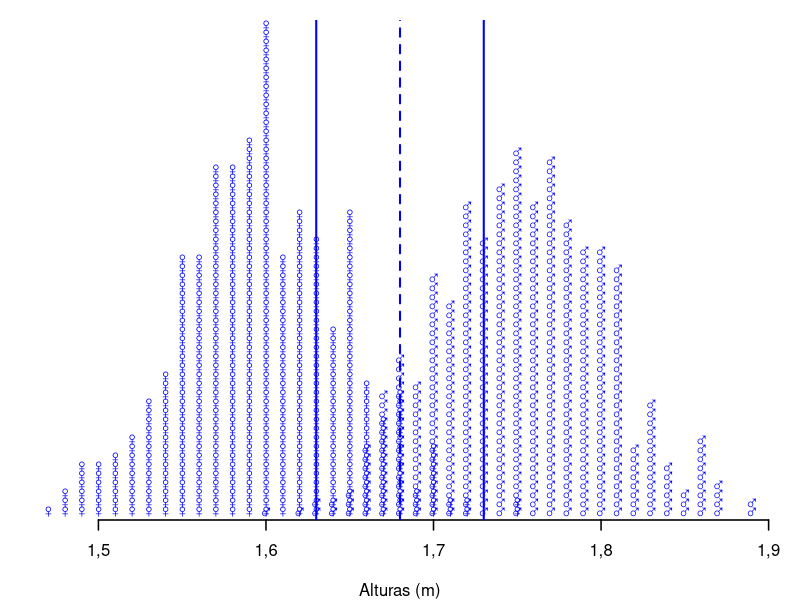
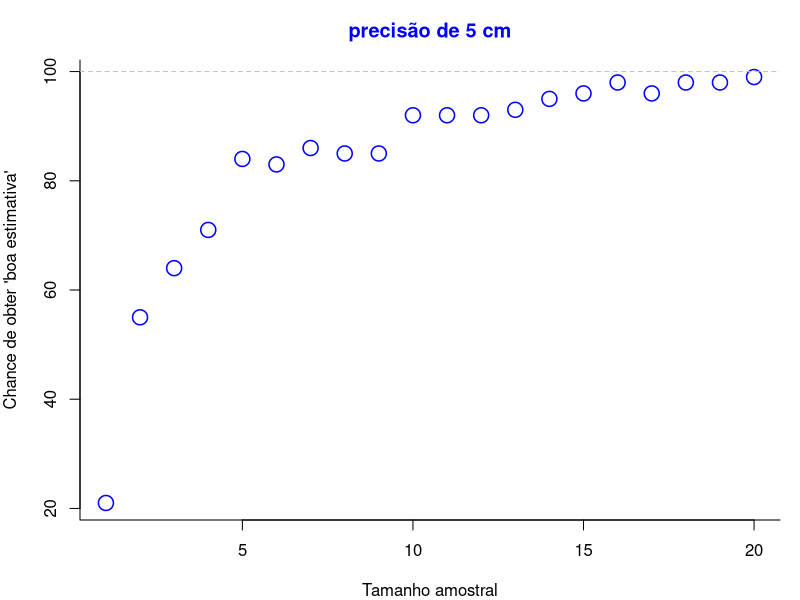
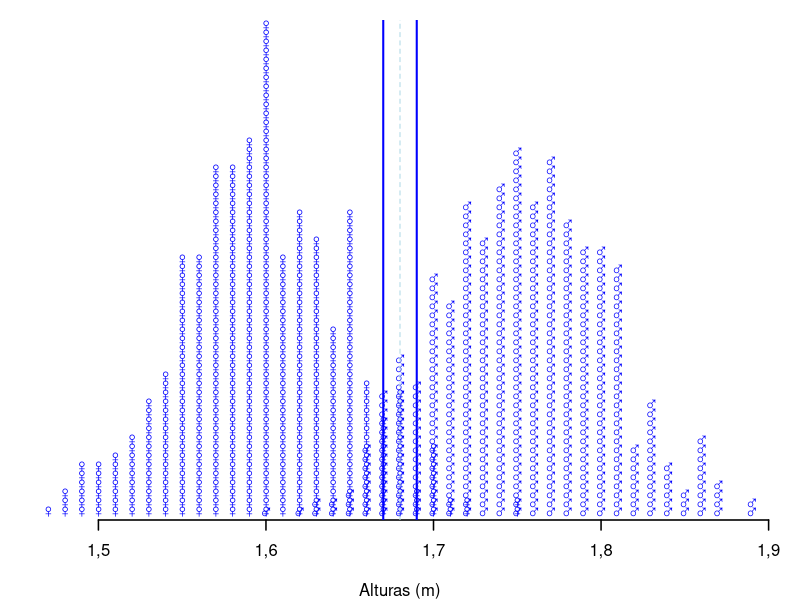
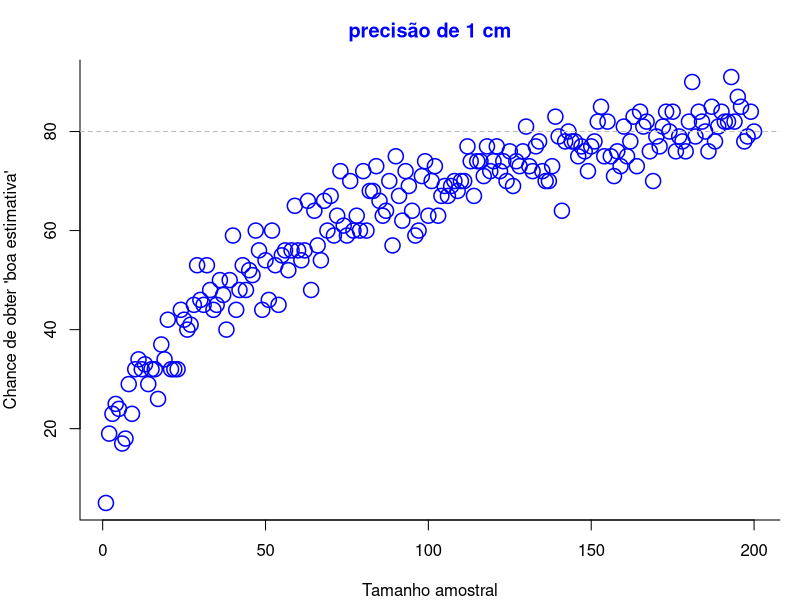
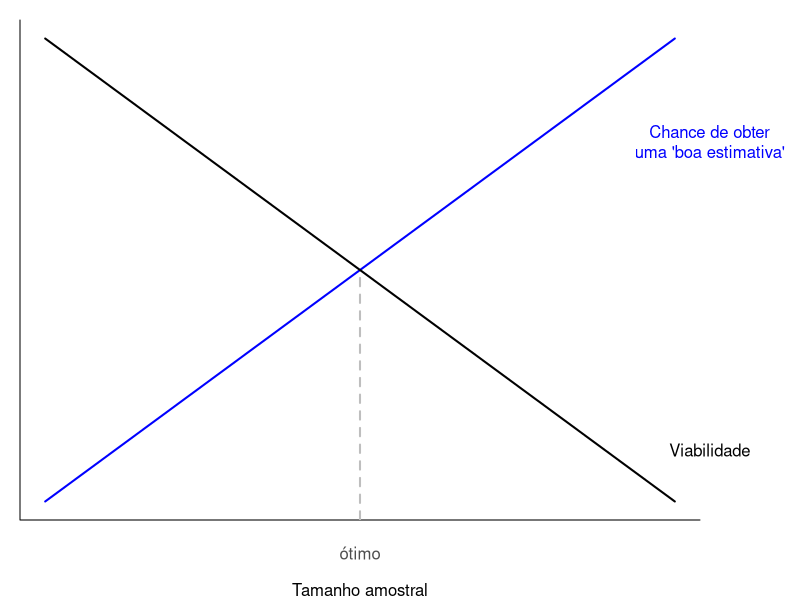
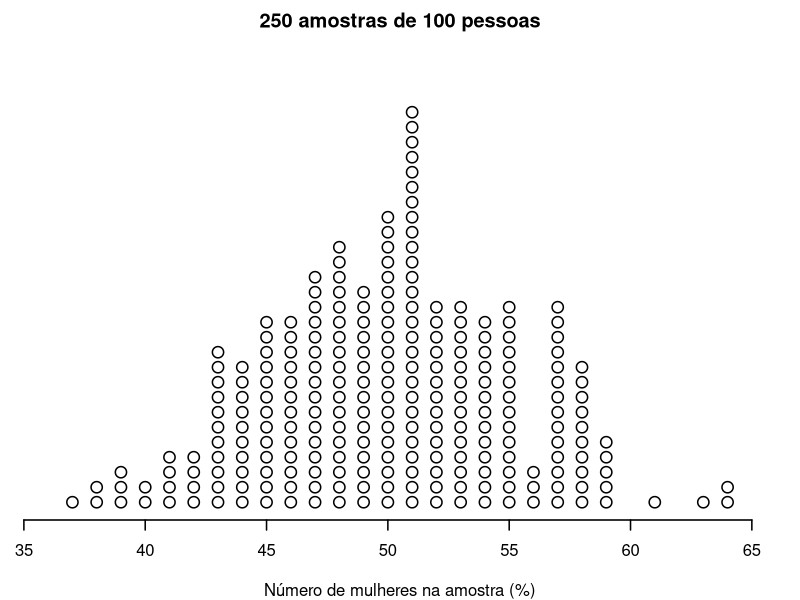
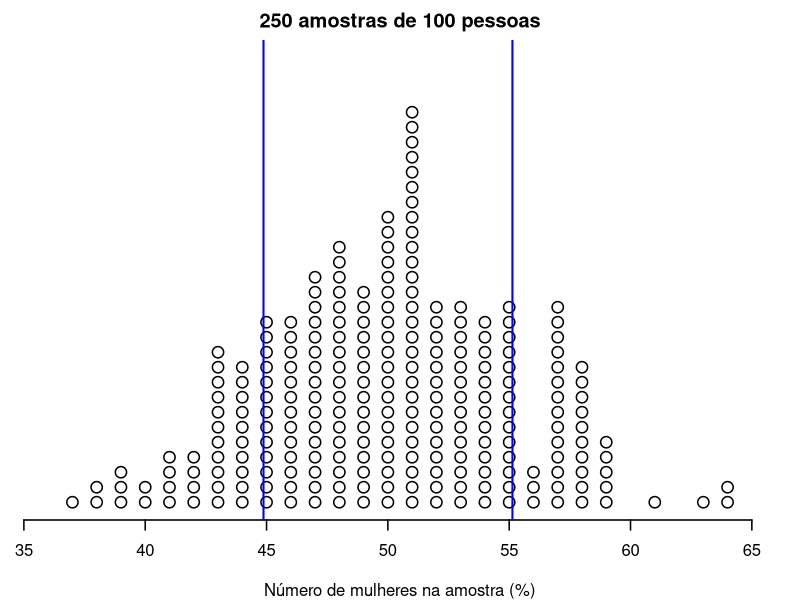
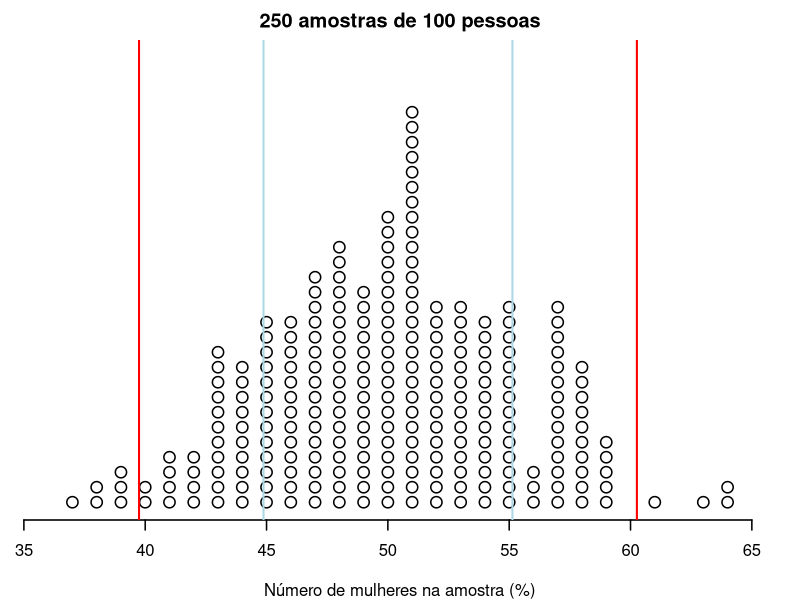

Source code (R) for these figures, in order:
# Header----
# Grupo de Estudos sobre Atividades Acadêmicas - GESAA
# Universidade Federal da Grande Dourados
# Suporte ao texto 
# Estatísticas bem-vindas, outras nem tanto!
# Josué Raizer, professor da Faculdade de Ciências Biológicas e Ambientais

## Preparação
options(OutDec = ",") #vírgula como separador decimal nos resultados

## Simulação de alturas de 500 homens e 500 mulheres----
set.seed(7) #semente randômica para obter o mesmo resultado nas aleatorizações

### Alturas simuladas para homens----
### Amostra (pseudo)aleatória de 500 valores a partir de uma 
### distribuição normal com média 1,75 e desvio padrão 0,05:
(alturas_h <- round(rnorm(500, 1.75, 0.05), 2))


### Alturas simuladas para mulheres----
### Amostra (pseudo)aleatória de 500 valores a partir de uma 
### distribuição normal com média 1,6 e desvio padrão 0,05:
(alturas_m <- round(rnorm(500, 1.6, 0.05), 2)) 

### juntando as alturas:
alturas <- c(alturas_h, alturas_m) #todas alturas
round(summary(alturas), 2) #resumo estatístico

### Figura PNG da distribuição das 1000 alturas simuladas----
png("alturas_mil.png", width = 20, height = 15, units = "cm", res = 300)
par(mar = c(4, 1, 1, 1))
stripchart(alturas_h, 
           method = "stack",
           offset = 0.5,
           at = -.045,
           frame.plot = F,
           xpd = T,
           xlim = c(min(alturas), max(alturas)),
           xlab = "Alturas (m)",
           pch = -0x2642L,
           lwd = 1.5,
           cex = .9,
           col = "blue") 
stripchart(alturas_m, 
           method = "stack", 
           offset = 0.5,
           at = -.045,
           pch = -0x2640L,
           frame.plot = F,
           xpd = T,
           add = T,
           lwd = 1.5,
           cex = .9, 
           col = "blue") 
abline(v = c(1.63, 1.73), col = "blue", lwd = 2)
abline(v = 1.68, col = "blue", lty = 2, lwd = 2)
dev.off()



# Considerando-se uma precisão de 5 cm para as estimativas de altura, a chance 
# de uma pessoa ter altura entre 1,63 m e 1,73 m, ou seja, 5 cm ao redor da média 
# de 1,68 m na população de 1000 funcionários, é de aproximadamente 25% (nesta 
# simulação 256 em 1000). 
length(which(alturas > 1.63 & alturas < 1.73)) # frequência absoluta
length(which(alturas > 1.63 & alturas < 1.73))/10 # porcentagem

# Isso significa que uma amostra de uma pessoa tem uma chance aproximada de 25 % 
# de 'estimar bem' (precisão: 5 cm) a altura média na população de 
# 1000 funcionários.

### Função simples para extrair o número de observações dessa distribuição entre
### 1,63 m e 1,73 m
tam_amo <- function(dados, rep, n){
  for(i in 1:n){
    x <- replicate(rep, mean(sample(dados, i)))
  }
  length(which(x > 1.63 & x < 1.73))
  }

y <- numeric()
for(i in 1:20){
  y[i] <- tam_amo(alturas, 100, i)
}


### Figura PNG representatividade pelo tamanho amostral----
png("tam_amo.png", width = 17, height = 15, units = "cm", res = 300)
par(mar = c(4, 4, 3, 1))
plot(y, 
     xlab = "Tamanho amostral", 
     ylab = "Chance de obter 'boa estimativa'", 
     bty = "l",
     main = "precisão de 5 cm",
     col = "blue",
     cex = 2,
     lwd = 1.5,
     col.main = "blue")
abline(h = 100, col = "gray", lty = 2)
dev.off()


## Aumentando a precisão (estreitando o intervalo)----
length(which(alturas >= 1.67 & alturas <= 1.69)) # frequência absoluta
length(which(alturas >= 1.67 & alturas <= 1.69))/10 # porcentagem

png("alturas_mil2.png", width = 20, height = 15, units = "cm", res = 300)
par(mar = c(4, 1, 1, 1))
stripchart(alturas_h, 
           method = "stack",
           offset = 0.5,
           at = -.045,
           frame.plot = F,
           xpd = T,
           xlim = c(min(alturas), max(alturas)),
           xlab = "Alturas (m)",
           pch = -0x2642L,
           lwd = 1.5,
           cex = .9,
           col = "blue") 
stripchart(alturas_m, 
           method = "stack", 
           offset = 0.5,
           at = -.045,
           pch = -0x2640L,
           frame.plot = F,
           xpd = T,
           add = T,
           lwd = 1.5,
           cex = .9, 
           col = "blue") 
abline(v = c(1.67, 1.69), col = "blue", lwd = 2)
abline(v = 1.68, col = "lightblue", lty = 2)
dev.off()


### Função simples para extrair o número de observações dessa distribuição entre
### 1,67 m e 1,69 m
tam_amo2 <- function(n){
  for(i in 1:n){
    x <- replicate(100, mean(sample(alturas, i)))
  }
  length(which(x >= 1.67 & x <= 1.69))
}

y2 <- numeric()
for(i in 1:200){
  y2[i] <- tam_amo2(i)
}


### Figuras PNG representatividade maior precisão----
png("tam_amo2.png", width = 17, height = 15, units = "cm", res = 300)
par(mar = c(4, 4, 3, 1))
plot(y2, 
     xlab = "Tamanho amostral", 
     ylab = "Chance de obter 'boa estimativa'", 
     bty = "l",
     main = "precisão de 1 cm",
     col = "blue",
     cex = 2,
     lwd = 1.5,
     col.main = "blue")
abline(h = 80, col = "gray", lty = 2)
dev.off()

png("tam_amo3.png", width = 17, height = 15, units = "cm", res = 300)
par(mar = c(4, 1, 1, 5))
plot(1:10,
     type = "l",
     xaxt = "n",
     yaxt = "n",
     xlab = "Tamanho amostral",
     ylab = NA,
     bty = "l",
     lwd = 2,
     col = "blue")
text(10.5, 8, "Chance de obter\numa 'boa estimativa'", 
       col = "blue", 
       xpd = T)
lines(10:1,
      lwd = 2)
text(10.5, 2, "Viabilidade", 
     xpd = T)
segments(mean(1:10), 0, mean(1:10), mean(1:10), lty = 2, col = "gray", lwd = 2)
text(mean(1:10), 0, "ótimo", col = "gray30", xpd = T)
dev.off()

set.seed(7)
sex_amo <- replicate(250, 
                     length(which(sample(rep(c("mulheres", "homens"), 
                                             each = 500), 100) == "mulheres")))
png("sex_amo.png",  width = 17, height = 15, units = "cm", res = 300)
par(mar = c(4, 1, 2, 1))
stripchart(sex_amo, 
           method = "stack",
           offset = 0.5,
           at = 0,
           frame.plot = F,
           xpd = T,
           xlim = c(floor(min(sex_amo)) - 1, ceiling(max(sex_amo)) + 1),
           xlab = "Número de mulheres na amostra (%)",
           main = "250 amostras de 100 pessoas",
           pch = 21,
           lwd = 1.5,
           cex = 1.5) 
dev.off()

png("sex_amo_ep1.png",  width = 17, height = 15, units = "cm", res = 300)
par(mar = c(4, 1, 2, 1))
stripchart(sex_amo, 
           method = "stack",
           offset = 0.5,
           at = 0,
           frame.plot = F,
           xpd = T,
           xlim = c(floor(min(sex_amo)) - 1, ceiling(max(sex_amo)) + 1),
           xlab = "Número de mulheres na amostra (%)",
           main = "250 amostras de 100 pessoas",
           pch = 21,
           lwd = 1.5,
           cex = 1.5) 
abline(v = c(mean(sex_amo) - sd(sex_amo), 
             mean(sex_amo) + sd(sex_amo)), col = "blue", lwd = 2)
dev.off()

png("sex_amo_ep2.png",  width = 17, height = 15, units = "cm", res = 300)
par(mar = c(4, 1, 2, 1))
stripchart(sex_amo, 
           method = "stack",
           offset = 0.5,
           at = 0,
           frame.plot = F,
           xpd = T,
           xlim = c(floor(min(sex_amo)) - 1, ceiling(max(sex_amo)) + 1),
           xlab = "Número de mulheres na amostra (%)",
           main = "250 amostras de 100 pessoas",
           pch = 21,
           lwd = 1.5,
           cex = 1.5) 
abline(v = c(mean(sex_amo) - sd(sex_amo), 
             mean(sex_amo) + sd(sex_amo)), col = "lightblue", lwd = 2)
abline(v = c(mean(sex_amo) - 2 * sd(sex_amo), 
             mean(sex_amo) + 2 * sd(sex_amo)), col = "red", lwd = 2)
dev.off()

summary(sex_amo)
length(which(sex_amo > (mean(sex_amo) - sd(sex_amo)) & 
               sex_amo < (mean(sex_amo) + sd(sex_amo)))) 
174/250
length(which(sex_amo > (mean(sex_amo) - 2 * sd(sex_amo)) & 
               sex_amo < (mean(sex_amo) + 2 * sd(sex_amo)))) 
242/250

set.seed(7)
sex_amo2 <- replicate(2500, 
                     length(which(sample(rep(c("mulheres", "homens"), 
                                             each = 500), 500) == "mulheres")))


png("sex_amo2.png",  width = 17, height = 15, units = "cm", res = 300)
par(mar = c(4, 1, 2, 1))
stripchart(sex_amo2/5, 
           method = "stack",
           offset = 0.6,
           at = 0,
           frame.plot = F,
           xpd = T,
           xlim = c(floor(min(sex_amo2/5)) - 1, ceiling(max(sex_amo2/5)) + 1),
           xlab = "Número de mulheres na amostra (%)",
           main = "250 amostras de 500 pessoas",
           pch = 21,
           lwd = 1.5,
           cex = 1.5) 
abline(v = c(mean(sex_amo2/5) - sd(sex_amo2/5), 
             mean(sex_amo2/5) + sd(sex_amo2/5)), col = "lightblue", lwd = 2)
abline(v = c(mean(sex_amo2/5) - 2 * sd(sex_amo2/5), 
             mean(sex_amo2/5) + 2 * sd(sex_amo2/5)), col = "red", lwd = 2)
dev.off()

summary(sex_amo2/5)
length(which(sex_amo2/5 > (mean(sex_amo2/5) - sd(sex_amo2/5)) & 
               sex_amo2/5 < (mean(sex_amo2/5) + sd(sex_amo2/5)))) 
170/250
length(which(sex_amo2/5 > (mean(sex_amo2/5) - 2 * sd(sex_amo2/5)) & 
               sex_amo2/5 < (mean(sex_amo2/5) + 2 * sd(sex_amo2/5)))) 
240/250

png("alturas_mil_vies.png", width = 20, height = 15, units = "cm", res = 300)
par(mar = c(4, 1, 1, 1))
stripchart(alturas_h, 
           method = "stack",
           offset = 0.6,
           at = 0,
           frame.plot = F,
           xpd = T,
           xlim = c(min(alturas), max(alturas)),
           xlab = "Alturas (m)",
           pch = -0x2642L,
           lwd = 1.5,
           cex = .7) 
stripchart(alturas_m, 
           method = "stack", 
           offset = 0.6,
           at = 0,
           pch = -0x2640L,
           frame.plot = F,
           xpd = T,
           add = T,
           lwd = 1.5,
           cex = .7) 
abline(v = mean(alturas), col = "darkblue", lwd = 2)
abline(v = mean(replicate(250, 
                          mean(c(sample(alturas_h, 80), 
                                 sample(alturas_m, 20))))),
       col = "darkred", lwd = 2, lty = 2)
dev.off()

#amostra enviesada com 80 homens
mean(replicate(250, mean(c(sample(alturas_h, 80), sample(alturas_m, 20)))))
